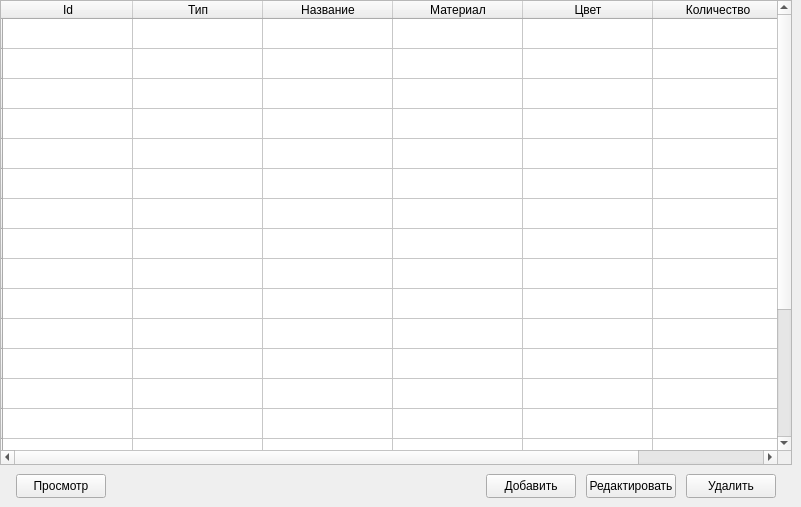
      <widget class="QWidget" name="tab_12">
       <attribute name="title">
        <string>Украшения</string>
       </attribute>
       <widget class="QTableWidget" name="tableWidget_8">
        <property name="geometry">
         <rect>
          <x>0</x>
          <y>0</y>
          <width>792</width>
          <height>465</height>
         </rect>
        </property>
        <attribute name="horizontalHeaderDefaultSectionSize">
         <number>130</number>
        </attribute>
        <row>
         <property name="text">
          <string/>
         </property>
        </row>
        <row>
         <property name="text">
          <string/>
         </property>
        </row>
        <row>
         <property name="text">
          <string/>
         </property>
        </row>
        <row>
         <property name="text">
          <string/>
         </property>
        </row>
        <row>
         <property name="text">
          <string/>
         </property>
        </row>
        <row>
         <property name="text">
          <string/>
         </property>
        </row>
        <row>
         <property name="text">
          <string/>
         </property>
        </row>
        <row>
         <property name="text">
          <string/>
         </property>
        </row>
        <row>
         <property name="text">
          <string/>
         </property>
        </row>
        <row>
         <property name="text">
          <string/>
         </property>
        </row>
        <row>
         <property name="text">
          <string/>
         </property>
        </row>
        <row>
         <property name="text">
          <string/>
         </property>
        </row>
        <row>
         <property name="text">
          <string/>
         </property>
        </row>
        <row>
         <property name="text">
          <string/>
         </property>
        </row>
        <row>
         <property name="text">
          <string/>
         </property>
        </row>
        <row>
         <property name="text">
          <string/>
         </property>
        </row>
        <row>
         <property name="text">
          <string/>
         </property>
        </row>
        <row>
         <property name="text">
          <string/>
         </property>
        </row>
        <row>
         <property name="text">
          <string/>
         </property>
        </row>
        <row>
         <property name="text">
          <string/>
         </property>
        </row>
        <column>
         <property name="text">
          <string>Id</string>
         </property>
        </column>
        <column>
         <property name="text">
          <string>Тип</string>
         </property>
        </column>
        <column>
         <property name="text">
          <string>Название</string>
         </property>
        </column>
        <column>
         <property name="text">
          <string>Материал</string>
         </property>
        </column>
        <column>
         <property name="text">
          <string>Цвет</string>
         </property>
        </column>
        <column>
         <property name="text">
          <string>Количество</string>
         </property>
        </column>
       </widget>
       <widget class="QPushButton" name="pushButton_37">
        <property name="geometry">
         <rect>
          <x>686</x>
          <y>474</y>
          <width>90</width>
          <height>24</height>
         </rect>
        </property>
        <property name="text">
         <string>Удалить</string>
        </property>
       </widget>
       <widget class="QPushButton" name="pushButton_38">
        <property name="geometry">
         <rect>
          <x>586</x>
          <y>474</y>
          <width>90</width>
          <height>24</height>
         </rect>
        </property>
        <property name="text">
         <string>Редактировать</string>
        </property>
       </widget>
       <widget class="QPushButton" name="pushButton_39">
        <property name="geometry">
         <rect>
          <x>16</x>
          <y>474</y>
          <width>90</width>
          <height>24</height>
         </rect>
        </property>
        <property name="text">
         <string>Просмотр</string>
        </property>
       </widget>
       <widget class="QPushButton" name="pushButton_40">
        <property name="geometry">
         <rect>
          <x>486</x>
          <y>474</y>
          <width>90</width>
          <height>24</height>
         </rect>
        </property>
        <property name="text">
         <string>Добавить</string>
        </property>
       </widget>
      </widget>
